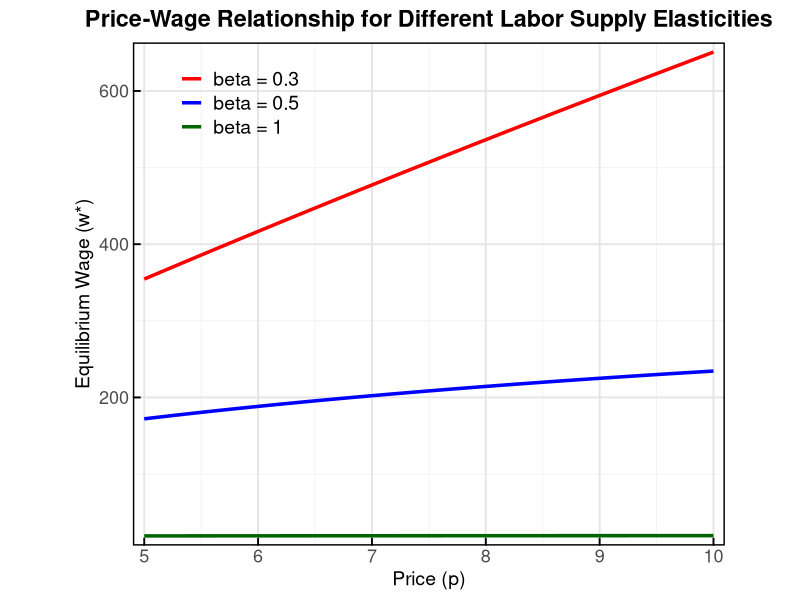
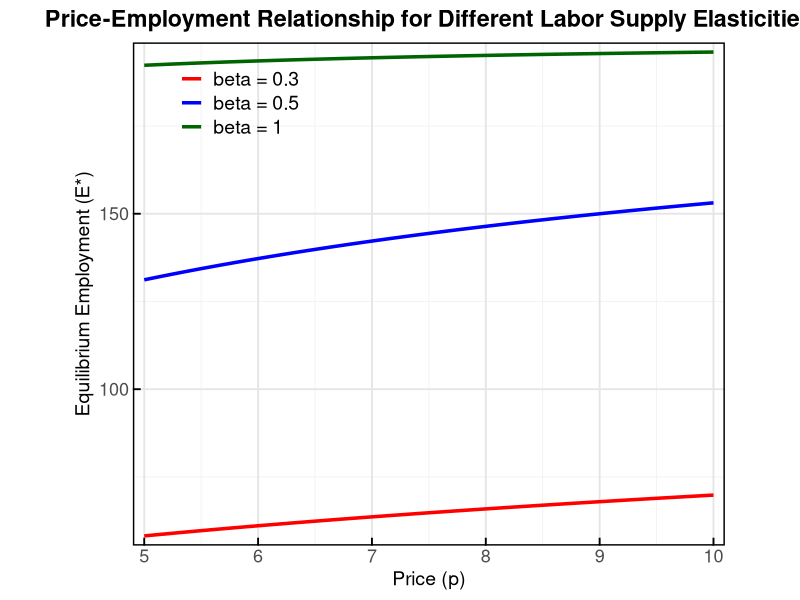
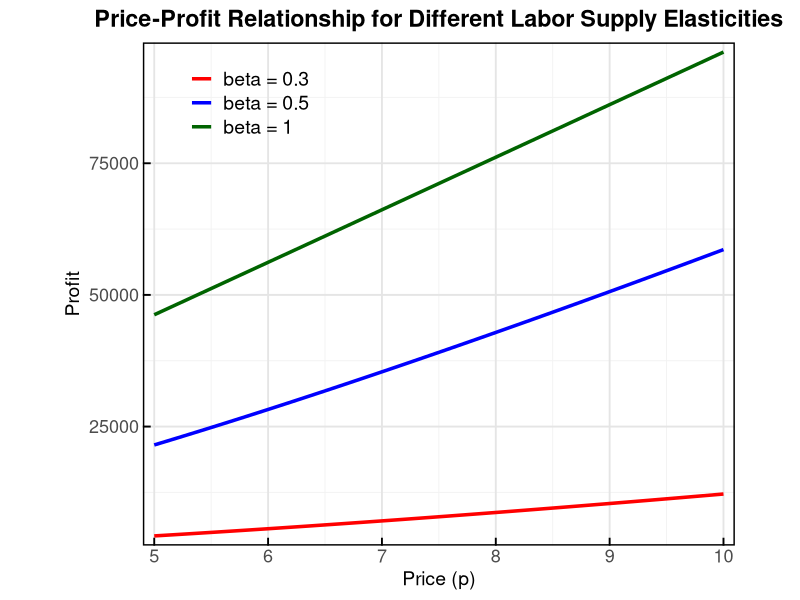
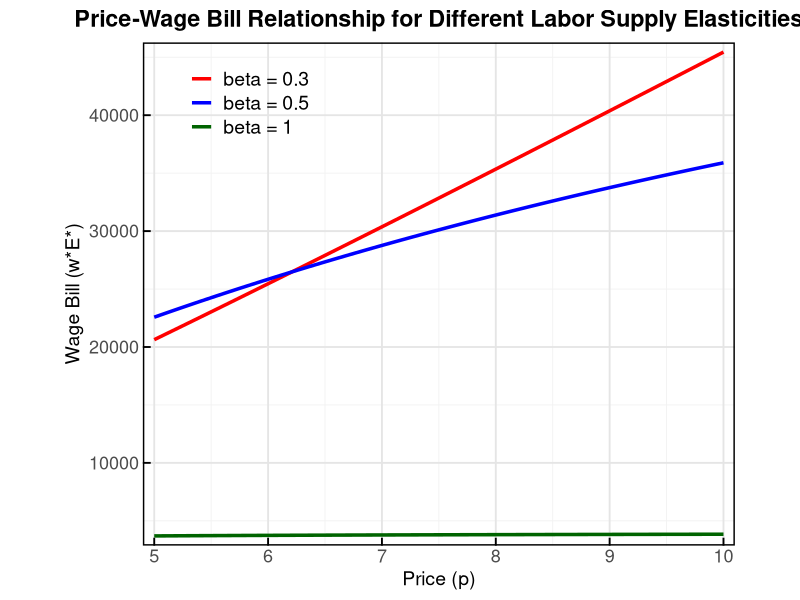
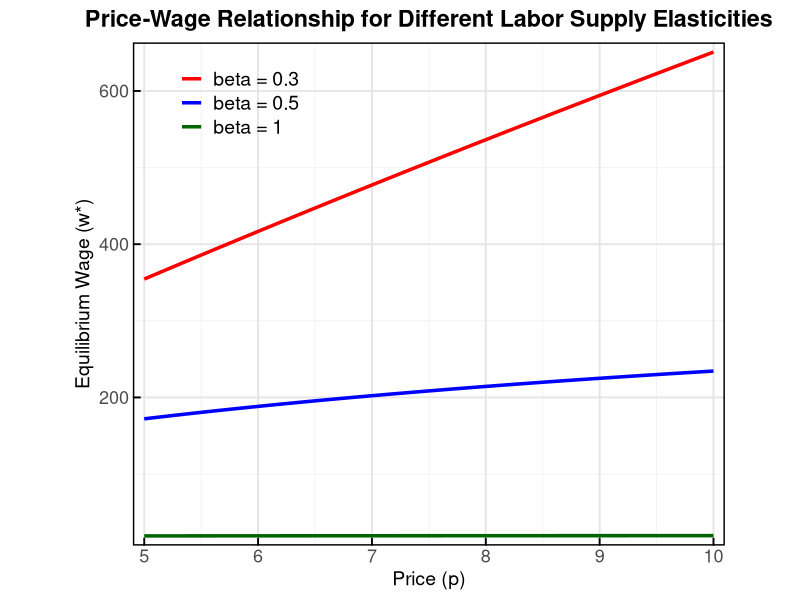
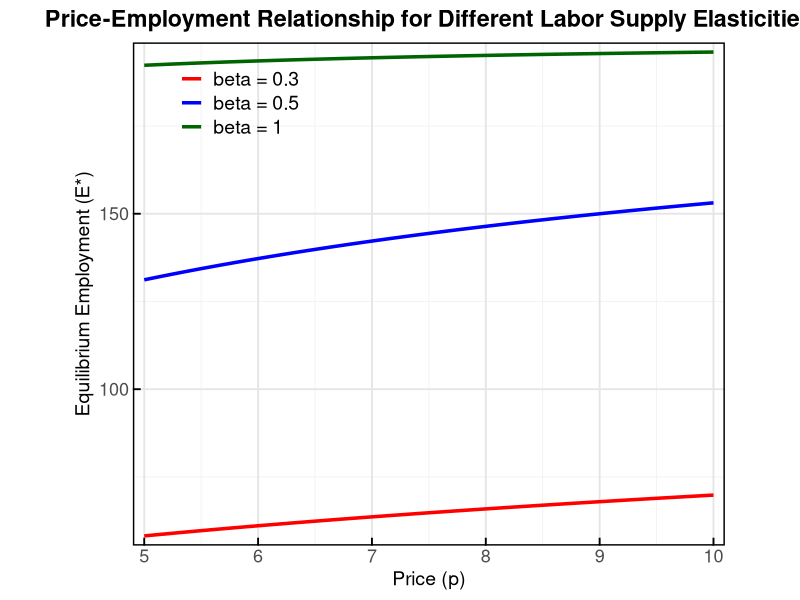
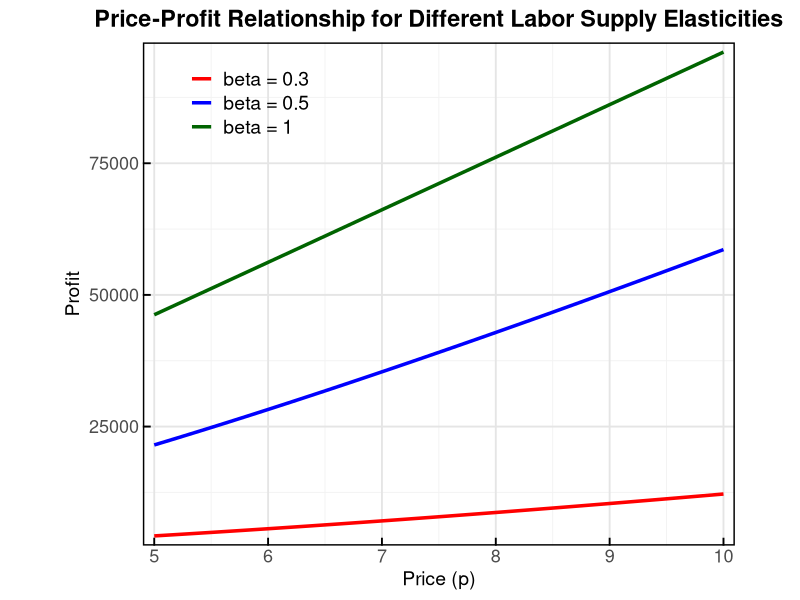
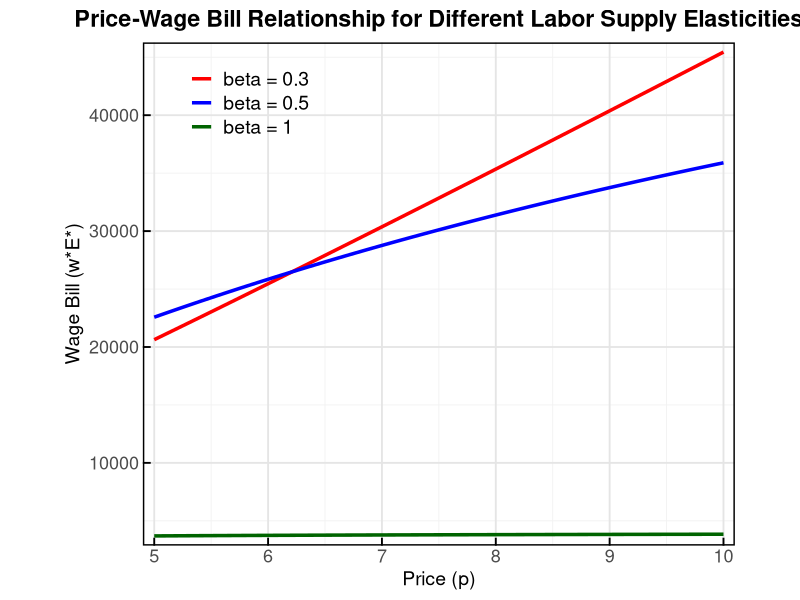

The R source for these figures, in order:

library(ggplot2)

# directories
ROOT <- "/data/sikeme/TRADE/US_CHN_TradeWar_git"
setwd(ROOT)

OUT_PLOT_DIR <- file.path(ROOT, "output/prelim/")
dir.create(OUT_PLOT_DIR, recursive = TRUE, showWarnings = FALSE)



# Part (g): Price-Wage relationship for different beta values
# Parameters
a     <- 100
b     <- 0.5
alpha <- 10
betas <- c(0.3, 0.5, 1)

# Market-clearing condition rearranged: F(w; p, beta) = 0
# (pa - w)/(pb) = alpha * w^beta
# => 100p - w - 5p * w^beta = 0
clearing_eq <- function(w, p, beta) {
  100 * p - w - 5 * p * w^beta
}

# Solver: find w* for given (p, beta) using bisection via uniroot
solve_wage <- function(p, beta) {
  # w must be positive and less than the choke wage pa = 100p
  uniroot(clearing_eq, 
          interval = c(1e-6, 100 * p - 1e-6), 
          p = p, 
          beta = beta,
          tol = 1e-8)$root
}

# Build a grid of prices
prices <- seq(5, 10, length.out = 100)

# Compute w* for each (p, beta) combination
results <- expand.grid(p = prices, beta = betas)
results$w_star <- mapply(solve_wage, results$p, results$beta)

ggplot(results, aes(x = p, y = w_star, color = factor(beta))) +
  geom_line(linewidth = 1.2) +
  scale_color_manual(
    values = c("0.3" = "red", "0.5" = "blue", "1" = "darkgreen"),
    labels = paste("beta =", betas)
  ) +
  scale_x_continuous(expand = expansion(mult = 0.02)) +
  scale_y_continuous(expand = expansion(mult = 0.02)) +
  labs(
    x = "Price (p)",
    y = "Equilibrium Wage (w*)",
    color = NULL,
    title = "Price-Wage Relationship for Different Labor Supply Elasticities"  ) +
  theme_minimal(base_size = 14) +
  theme(
    legend.position = c(0.18, 0.88),
    legend.background = element_blank(),
    legend.key = element_blank(),
    panel.grid.major = element_line(color = "grey90"),
    panel.grid.minor = element_line(color = "grey95"),
    panel.border = element_rect(color = "black", fill = NA, linewidth = 1),
    axis.ticks = element_line(color = "black"),
    axis.ticks.length = unit(-0.2, "cm"),
    plot.title = element_text(hjust = 0.5, face = "bold"),
    aspect.ratio = 0.85,
    axis.text.x = element_text(size = 13),
    axis.text.y = element_text(size = 13),
    axis.title.x = element_text(size = 14),
    axis.title.y = element_text(size = 14),
    legend.text  = element_text(size = 14),
    legend.title = element_text(size = 14)   )

ggsave(paste0(OUT_PLOT_DIR, "price_wage.png"), width = 10, height = 8, dpi = 300)

################################################################################


# Employment
results$E_star <- alpha * results$w_star^results$beta


ggplot(results, aes(x = p, y = E_star, color = factor(beta))) +
  geom_line(linewidth = 1.2) +
  scale_color_manual(
    values = c("0.3" = "red", "0.5" = "blue", "1" = "darkgreen"),
    labels = paste("beta =", betas)
  ) +
  scale_x_continuous(expand = expansion(mult = 0.02)) +
  scale_y_continuous(expand = expansion(mult = 0.02)) +
  labs(
    x = "Price (p)",
    y = "Equilibrium Employment (E*)",
    color = NULL,
    title = "Price-Employment Relationship for Different Labor Supply Elasticities"  ) +
  theme_minimal(base_size = 14) +
  theme(
    legend.position = c(0.18, 0.88),
    legend.background = element_blank(),
    legend.key = element_blank(),
    panel.grid.major = element_line(color = "grey90"),
    panel.grid.minor = element_line(color = "grey95"),
    panel.border = element_rect(color = "black", fill = NA, linewidth = 1),
    axis.ticks = element_line(color = "black"),
    axis.ticks.length = unit(-0.2, "cm"),
    plot.title = element_text(hjust = 0.5, face = "bold"),
    aspect.ratio = 0.85,
    axis.text.x = element_text(size = 13),
    axis.text.y = element_text(size = 13),
    axis.title.x = element_text(size = 14),
    axis.title.y = element_text(size = 14),
    legend.text  = element_text(size = 14),
    legend.title = element_text(size = 14)   )

ggsave(paste0(OUT_PLOT_DIR, "price_employment.png"), width = 10, height = 8, dpi = 300)

################################################################################
# Output
results$y_star <- a * results$E_star - 0.5 * b * results$E_star^2

################################################################################
# Profit
results$profit <- results$p * results$y_star - results$w_star * results$E_star

ggplot(results, aes(x = p, y = profit, color = factor(beta))) +
  geom_line(linewidth = 1.2) +
  scale_color_manual(
    values = c("0.3" = "red", "0.5" = "blue", "1" = "darkgreen"),
    labels = paste("beta =", betas)
  ) +
  scale_x_continuous(expand = expansion(mult = 0.02)) +
  scale_y_continuous(expand = expansion(mult = 0.02)) +
  labs(
    x = "Price (p)",
    y = "Profit",
    color = NULL,
    title = "Price-Profit Relationship for Different Labor Supply Elasticities"  ) +
  theme_minimal(base_size = 14) +
  theme(
    legend.position = c(0.18, 0.88),
    legend.background = element_blank(),
    legend.key = element_blank(),
    panel.grid.major = element_line(color = "grey90"),
    panel.grid.minor = element_line(color = "grey95"),
    panel.border = element_rect(color = "black", fill = NA, linewidth = 1),
    axis.ticks = element_line(color = "black"),
    axis.ticks.length = unit(-0.2, "cm"),
    plot.title = element_text(hjust = 0.5, face = "bold"),
    aspect.ratio = 0.85,
    axis.text.x = element_text(size = 13),
    axis.text.y = element_text(size = 13),
    axis.title.x = element_text(size = 14),
    axis.title.y = element_text(size = 14),
    legend.text  = element_text(size = 14),
    legend.title = element_text(size = 14)   )

ggsave(paste0(OUT_PLOT_DIR, "price_profit.png"), width = 10, height = 8, dpi = 300)


################################################################################
# Wage bill
results$wage_bill <- results$w_star * results$E_star



ggplot(results, aes(x = p, y = wage_bill, color = factor(beta))) +
  geom_line(linewidth = 1.2) +
  scale_color_manual(
    values = c("0.3" = "red", "0.5" = "blue", "1" = "darkgreen"),
    labels = paste("beta =", betas)
  ) +
  scale_x_continuous(expand = expansion(mult = 0.02)) +
  scale_y_continuous(expand = expansion(mult = 0.02)) +
  labs(
    x = "Price (p)",
    y = "Wage Bill (w*E*)",
    color = NULL,
    title = "Price-Wage Bill Relationship for Different Labor Supply Elasticities"  ) +
  theme_minimal(base_size = 14) +
  theme(
    legend.position = c(0.18, 0.88),
    legend.background = element_blank(),
    legend.key = element_blank(),
    panel.grid.major = element_line(color = "grey90"),
    panel.grid.minor = element_line(color = "grey95"),
    panel.border = element_rect(color = "black", fill = NA, linewidth = 1),
    axis.ticks = element_line(color = "black"),
    axis.ticks.length = unit(-0.2, "cm"),
    plot.title = element_text(hjust = 0.5, face = "bold"),
    aspect.ratio = 0.85,
    axis.text.x = element_text(size = 13),
    axis.text.y = element_text(size = 13),
    axis.title.x = element_text(size = 14),
    axis.title.y = element_text(size = 14),
    legend.text  = element_text(size = 14),
    legend.title = element_text(size = 14)   )

ggsave(paste0(OUT_PLOT_DIR, "price_wage_bill.png"), width = 10, height = 8, dpi = 300)
